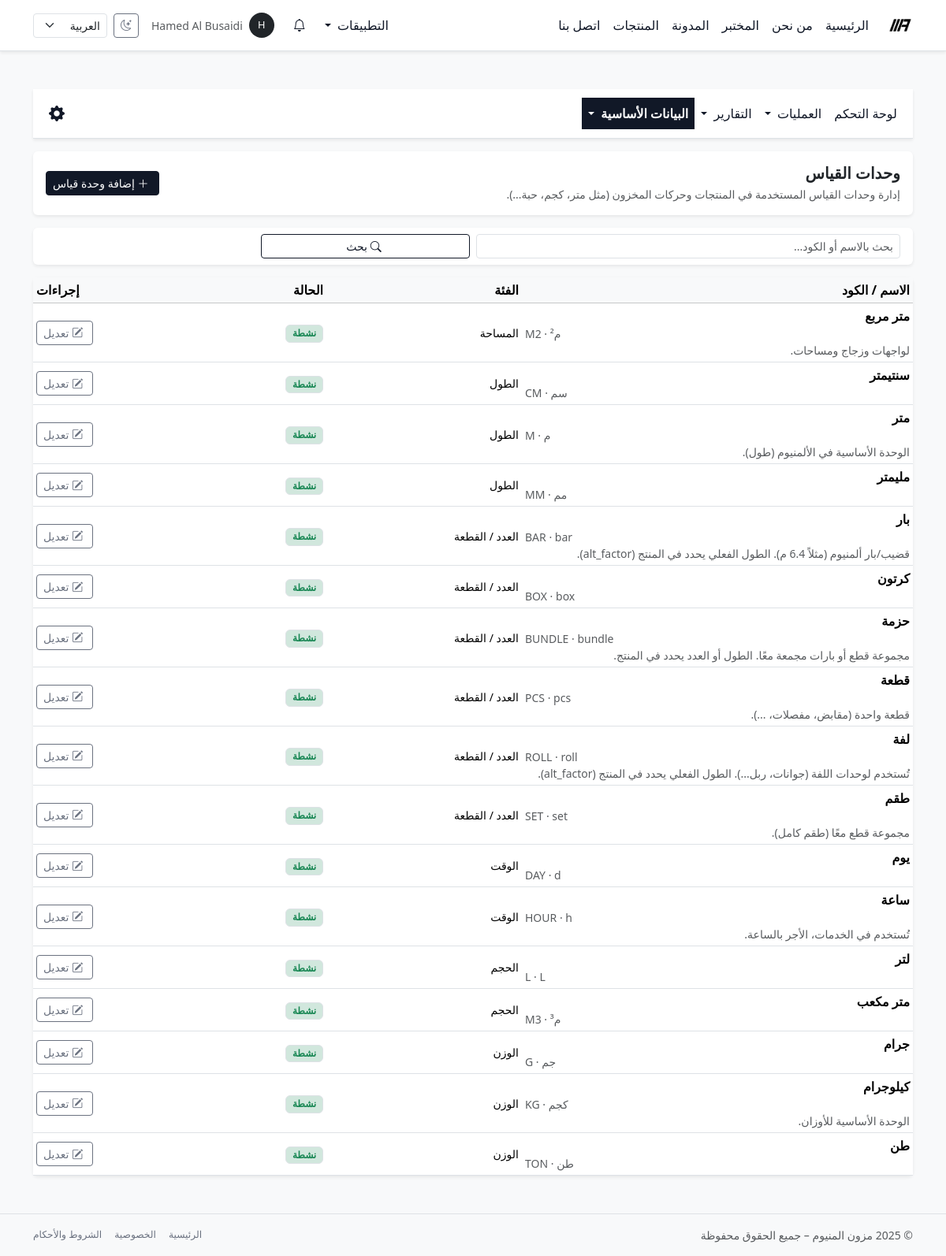
Screenshot of /ar/inventory/uom/units/ (signed in) with the database file from the repository.
### uom/models.py (models this page shows, shortened)
class UnitOfMeasure(models.Model):
    category = models.ForeignKey(
        UomCategory,
        on_delete=models.PROTECT,
        related_name="units",
        verbose_name=_("فئة الوحدة"),
    )
    code = models.CharField(
        max_length=50,
        unique=True,
        verbose_name=_("كود الوحدة"),
        help_text=_("مثال: M, KG, PCS, ROLL."),
    )
    name = models.CharField(
        max_length=100,
        verbose_name=_("اسم الوحدة"),
    )
    symbol = models.CharField(
        max_length=20,
        blank=True,
        verbose_name=_("الرمز"),
        help_text=_("مثال: م, كجم, pcs (اختياري)."),
    )
    is_active = models.BooleanField(
        default=True,
        verbose_name=_("نشطة؟"),
    )
    notes = models.CharField(
        max_length=255,
        blank=True,
        verbose_name=_("ملاحظات"),
        help_text=_("أي ملاحظات إضافية عن هذه الوحدة (اختياري)."),
    )
    class Meta:
        verbose_name = _("وحدة قياس")
        verbose_name_plural = _("وحدات القياس")
        ordering = ("category", "code", "id")

class UomCategory(models.Model):
    code = models.CharField(
        max_length=50,
        unique=True,
        verbose_name=_("كود الفئة"),
        help_text=_("مثال: length, weight, area, volume, unit, time."),
    )
    name = models.CharField(
        max_length=100,
        verbose_name=_("الاسم"),
    )
    description = models.CharField(
        max_length=255,
        blank=True,
        verbose_name=_("وصف"),
        help_text=_("وصف مختصر للفئة، اختياري."),
    )
    is_active = models.BooleanField(
        default=True,
        verbose_name=_("نشطة؟"),
    )
    class Meta:
        verbose_name = _("فئة وحدة قياس")
        verbose_name_plural = _("فئات وحدات القياس")
        ordering = ("code", "id")
    def __str__(self) -> str:
        return self.name or self.code

### uom/views.py (the view)
# urls.py: path("units/", views.UnitListView.as_view(), name="unit_list"),
class UnitListView(LoginRequiredMixin, ListView):
    model = UnitOfMeasure
    template_name = "uom/unit_list.html"
    context_object_name = "units"
    def get_queryset(self):
        return UnitOfMeasure.objects.select_related("category").all()
    def get_context_data(self, **kwargs):
        context = super().get_context_data(**kwargs)
        context["active_section"] = "inventory_master"
        return context

### core/context_processors/notifications.py (called while the page is built)
def notifications_context(request):
    user = request.user
    if not user.is_authenticated:
        return {}
    base_qs = Notification.objects.for_user(user)
    unread_count = base_qs.unread().count()
    recent_notifications = list(
        base_qs.select_related("target_content_type")[:10]
    )
    return {
        "notif_unread_count": unread_count,
        "notif_recent": recent_notifications,
        "notif_has_unread": unread_count > 0,
    }

### core/models/notifications.py (called while the page is built)
    def visible(self):
        return self.filter(is_deleted=False)

    def for_user(self, user: User):
        return self.visible().filter(recipient=user)

    def unread(self):
        return self.visible().filter(is_read=False)

### templates/uom/unit_list.html (shortened to what this page needs)
{% extends "inventory/base_inventory.html" %}
{% load i18n %}
{% block inventory_content %}
<div class="card border-0 shadow-sm mb-3 bg-mazoon-card">
  <div class="card-body d-flex justify-content-between align-items-center gap-3">
    <div>
      <h1 class="h5 fw-bold mb-1 text-mazoon">
        {% trans "وحدات القياس" %}
      </h1>
      <p class="text-muted small mb-0">
        {% trans "إدارة وحدات القياس المستخدمة في المنتجات وحركات المخزون (مثل متر، كجم، حبة...)." %}
      </p>
    </div>
    <div class="d-flex flex-wrap gap-2 align-items-center">
      <a href="{% url 'uom:unit_create' %}" class="btn btn-primary btn-sm">
        <i class="bi bi-plus-lg ms-1"></i>
        {% trans "إضافة وحدة قياس" %}
      </a>
    </div>
  </div>
</div>
<div class="card border-0 shadow-sm mb-3">
  <div class="card-body py-2">
    <form method="get" class="row g-2 align-items-center">
      <div class="col-md-6">
        <input type="text"
               name="q"
               value="{{ q }}"
               placeholder="{% trans 'بحث بالاسم أو الكود...' %}"
               class="form-control form-control-sm">
      </div>
      <div class="col-md-3 d-flex gap-2">
        <button class="btn btn-outline-primary btn-sm flex-grow-1">
          <i class="bi bi-search ms-1"></i>
          {% trans "بحث" %}
        </button>
      </div>
    </form>
  </div>
</div>
<div class="card border-0 shadow-sm">
  <div class="card-body p-0">
    {% if units %}
      <div class="table-responsive">
        <table class="table table-sm align-middle mb-0">
          <thead class="table-light">
            <tr>
              <th style="width: 40%;">{% trans "الاسم / الكود" %}</th>
              <th style="width: 20%;">{% trans "الفئة" %}</th>
              <th style="width: 15%;">{% trans "الحالة" %}</th>
              <th class="text-end" style="width: 15%;">{% trans "إجراءات" %}</th>
            </tr>
          </thead>
          <tbody>
            {% for u in units %}
              <tr>
                <td>
                  <div class="fw-semibold">
                    {{ u.name }}
                  </div>
                  <div class="small text-muted" dir="ltr">
                    {{ u.code }}
                    {% if u.symbol %}
                      · {{ u.symbol }}
                    {% endif %}
                  </div>
                  {% if u.notes %}
                    <div class="small text-muted">
                      {{ u.notes }}
                    </div>
                  {% endif %}
                </td>
                <td class="small">
                  {{ u.category }}
                </td>
                <td>
                  {% if u.is_active %}
                    <span class="badge bg-success-subtle text-success border small">
                      {% trans "نشطة" %}
                    </span>
                  {% else %}
                    <span class="badge bg-secondary-subtle text-muted border small">
                      {% trans "معطلة" %}
                    </span>
                  {% endif %}
                </td>
                <td class="text-end">
                  <a href="{% url 'uom:unit_update' u.pk %}"
                     class="btn btn-outline-secondary btn-sm">
                    <i class="bi bi-pencil-square ms-1"></i>
                    {% trans "تعديل" %}
                  </a>
                </td>
              </tr>
            {% endfor %}
          </tbody>
        </table>
      </div>
    {% endif %}
  </div>
</div>
{% endblock %}

### templates/base.html (shortened to what this page needs)
{% load static i18n %}
<!doctype html>
<html lang="{{ LANGUAGE_CODE }}" dir="{% if LANGUAGE_CODE == 'ar' %}rtl{% else %}ltr{% endif %}" data-bs-theme="light">
<head>
  {% if LANGUAGE_CODE == "ar" %}
    <link href="https://cdn.jsdelivr.net/npm/bootstrap@5.3.8/dist/css/bootstrap.rtl.min.css" rel="stylesheet"/>
  {% else %}
    <link href="https://cdn.jsdelivr.net/npm/bootstrap@5.3.8/dist/css/bootstrap.min.css" rel="stylesheet"/>
  {% endif %}
  <link rel="stylesheet" href="https://cdn.jsdelivr.net/npm/bootstrap-icons@1.11.3/font/bootstrap-icons.css">
  <link rel="stylesheet" href="{% static 'css/mazoon_style.css' %}"/>
</head>
<body class="bg-body-tertiary text-body d-flex flex-column min-vh-100">
<nav class="navbar navbar-expand-lg bg-body border-bottom shadow-sm sticky-top">
  <div class="container-lg">
    <a class="navbar-brand fw-bold d-flex align-items-center gap-2 py-2" href="{% url 'home' %}">
      <img src="{% static 'img/logo_mazoon_black.png' %}"
           alt="Mazoon Aluminum logo"
           class="img-fluid"
           style="height: 32px;">
    </a>
    <div class="collapse navbar-collapse" id="mainNavbar">
      <ul class="navbar-nav me-auto mb-2 mb-lg-0">
        <li class="nav-item">
          <a class="nav-link {% if request.resolver_match.url_name == 'home' %}active{% endif %}" href="{% url 'home' %}">{% trans "الرئيسية" %}</a>
        </li>
        <li class="nav-item">
          <a class="nav-link {% if request.resolver_match.url_name == 'about' %}active{% endif %}" href="{% url 'about' %}">{% trans "من نحن" %}</a>
        </li>
        <li class="nav-item">
          <a class="nav-link {% if request.resolver_match.url_name == 'lab' %}active{% endif %}" href="{% url 'lab' %}">{% trans "المختبر" %}</a>
        </li>
        <li class="nav-item">
          <a class="nav-link {% if request.resolver_match.url_name == 'blog_list' %}active{% endif %}" href="{% url 'blog_list' %}">{% trans "المدونة" %}</a>
        </li>
        <li class="nav-item">
          <a class="nav-link {% if request.resolver_match.url_name == 'product_list' %}active{% endif %}" href="{% url 'product_list' %}">{% trans "المنتجات" %}</a>
        </li>
        <li class="nav-item">
          <a class="nav-link {% if request.resolver_match.url_name == 'contact' %}active{% endif %}" href="{% url 'contact' %}">{% trans "اتصل بنا" %}</a>
        </li>
      </ul>
      <ul class="navbar-nav ms-auto mb-2 mb-lg-0 align-items-center gap-2">
        {% if user.is_authenticated %}
          {% if user.is_staff or user.is_superuser %}
            <li class="nav-item dropdown">
              <a class="nav-link dropdown-toggle" href="#" id="appsDropdown" role="button" data-bs-toggle="dropdown" aria-expanded="false">
                {% trans "التطبيقات" %}
              </a>
            </li>
          {% endif %}
        {% endif %}
        {% include "core/notifications/_navbar_dropdown.html" %}
        {% if user.is_authenticated %}
          <li class="nav-item dropdown">
            <a class="nav-link d-flex align-items-center gap-2"
               href="#"
               id="userMenuDropdown"
               role="button"
               data-bs-toggle="dropdown"
               aria-expanded="false">
              <span class="rounded-circle d-inline-flex justify-content-center align-items-center bg-dark text-white"
                    style="width: 32px; height: 32px; font-size: 0.8rem;">
                {{ user.username|first|upper }}
              </span>
              <span class="d-none d-xl-inline small text-muted">
                {{ user.get_full_name|default:user.username }}
              </span>
            </a>
          </li>
        {% endif %}
        <li class="nav-item">
          <button class="btn btn-sm btn-outline-secondary d-flex align-items-center justify-content-center"
                  type="button"
                  id="themeToggleBtn"
                  aria-label="{% trans 'تبديل وضع اللون' %}"
                  title="{% trans 'تبديل وضع اللون' %}">
            <i class="bi bi-moon-stars" id="themeToggleIcon"></i>
          </button>
        </li>
        <li class="nav-item">
          <form action="{% url 'set_language' %}" method="post" class="d-flex align-items-center">
            <select name="language"
                    class="form-select form-select-sm"
                    onchange="this.form.submit()">
              <option value="ar" {% if LANGUAGE_CODE == 'ar' %}selected{% endif %}>العربية</option>
            </select>
          </form>
        </li>
      </ul>
    </div>
  </div>
</nav>
<main class="py-4 py-md-5 flex-grow-1">
  <div class="container-lg">
    {% block content %}{% endblock %}
  </div>
</main>
<footer class="border-top py-3 mt-auto bg-body-tertiary d-print-none">
  <div class="container-lg d-flex flex-column flex-md-row justify-content-between align-items-center text-muted small gap-2">
   <div>
  &copy; {% now "Y" %} {% trans "مزون المنيوم – جميع الحقوق محفوظة" %}
</div>
    <div class="d-flex gap-3">
      <a href="{% url 'home' %}" class="link-secondary text-decoration-none small">{% trans "الرئيسية" %}</a>
      <a href="#" class="link-secondary text-decoration-none small">{% trans "الخصوصية" %}</a>
      <a href="#" class="link-secondary text-decoration-none small">{% trans "الشروط والأحكام" %}</a>
    </div>
  </div>
</footer>
</body>
</html>

### static/css/mazoon_style.css (style rules this page uses)
:root, [data-bs-theme="light"] { --bs-link-color: #111827; --bs-link-color-rgb: 17, 24, 39; --bs-link-hover-color: #020617; --bs-link-hover-color-rgb: 2, 6, 23; --bs-primary: #111827; --bs-primary-rgb: 17, 24, 39; --bs-secondary: #6b7280; --bs-secondary-rgb: 107, 114, 128; }
[data-bs-theme="light"] .btn-primary { --bs-btn-bg: #111827; --bs-btn-border-color: #111827; --bs-btn-color: #fff; --bs-btn-hover-bg: #020617; --bs-btn-hover-border-color: #020617; }
[data-bs-theme="light"] .btn-outline-primary { --bs-btn-color: #111827; --bs-btn-border-color: #111827; --bs-btn-hover-color: #fff; --bs-btn-hover-bg: #111827; --bs-btn-hover-border-color: #111827; }
[data-bs-theme="light"] .btn-outline-secondary { --bs-btn-color: #6b7280; --bs-btn-border-color: #6b7280; --bs-btn-hover-color: #fff; --bs-btn-hover-bg: #6b7280; --bs-btn-hover-border-color: #6b7280; }
[data-bs-theme="light"] .nav-link { color: #111827 !important; }
.navbar-brand { padding-top: 0.25rem; padding-bottom: 0.25rem; }

### rows the page displays
UnitOfMeasure: name "متر مربع", code "M2", symbol "م²", notes "لواجهات وزجاج ومساحات.", category "المساحة"
UnitOfMeasure: name "سنتيمتر", code "CM", symbol "سم", category "الطول"
UnitOfMeasure: name "متر", code "M", symbol "م", notes "الوحدة الأساسية في الألمنيوم (طول).", category "الطول"
UnitOfMeasure: name "مليمتر", code "MM", symbol "مم", category "الطول"
UnitOfMeasure: name "بار", code "BAR", symbol "bar", notes "قضيب/بار ألمنيوم (مثلاً 6.4 م). الطول الفعلي يحدد في المنتج (alt_factor).", category "العدد / القطعة"
UnitOfMeasure: name "كرتون", code "BOX", symbol "box", category "العدد / القطعة"
UnitOfMeasure: name "حزمة", code "BUNDLE", symbol "bundle", notes "مجموعة قطع أو بارات مجمعة معًا. الطول أو العدد يحدد في المنتج.", category "العدد / القطعة"
UnitOfMeasure: name "قطعة", code "PCS", symbol "pcs", notes "قطعة واحدة (مقابض، مفصلات، ...).", category "العدد / القطعة"
UnitOfMeasure: name "لفة", code "ROLL", symbol "roll", notes "تُستخدم لوحدات اللفة (جوانات، ربل...). الطول الفعلي يحدد في المنتج (alt_factor).", category "العدد / القطعة"
UnitOfMeasure: name "طقم", code "SET", symbol "set", notes "مجموعة قطع معًا (طقم كامل).", category "العدد / القطعة"
UnitOfMeasure: name "يوم", code "DAY", symbol "d", category "الوقت"
UnitOfMeasure: name "ساعة", code "HOUR", symbol "h", notes "تُستخدم في الخدمات، الأجر بالساعة.", category "الوقت"
UnitOfMeasure: name "لتر", code "L", symbol "L", category "الحجم"
UnitOfMeasure: name "متر مكعب", code "M3", symbol "م³", category "الحجم"
UnitOfMeasure: name "جرام", code "G", symbol "جم", category "الوزن"
UnitOfMeasure: name "كيلوجرام", code "KG", symbol "كجم", notes "الوحدة الأساسية للأوزان.", category "الوزن"
UnitOfMeasure: name "طن", code "TON", symbol "طن", category "الوزن"

### other values shown
{{ user.username|first|upper }} "H"
{{ user.get_full_name|default:user.username }} "Hamed Al Busaidi"
